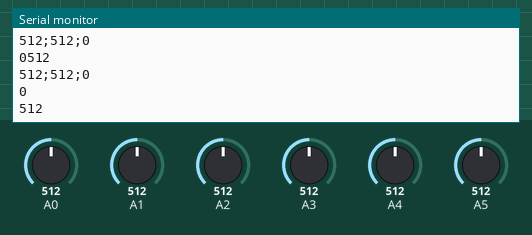
Recording of a sketch running on a simulated Arduino Uno, built with avr-gcc and run on an emulated ATmega328P. On the bench: the last lines printed to the serial monitor. The inputs (shaded band) are chosen by the test bench; at power-on: A0 = 512, A1 = 512, A2 = 512, A3 = 512, A4 = 512, A5 = 512.

Above: at 1.2 s.
1.3 s: A0 set to 61
At 2.4 s:
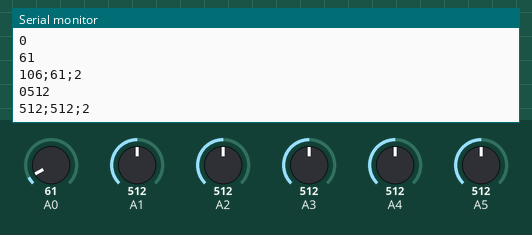
2.8 s: A0 set to 49
At 3.6 s:
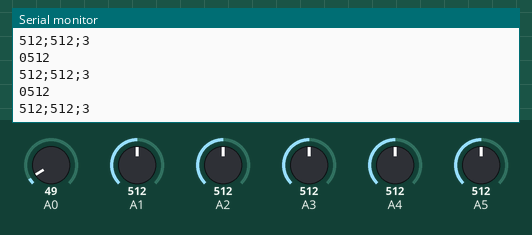
Timing chart, 0 to 5.8 s (numbered marks = the images above; inputs shaded):
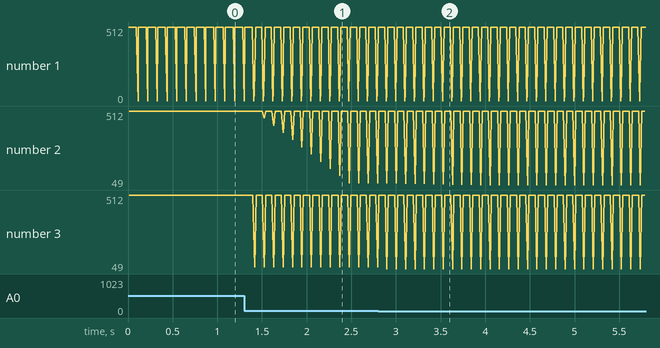

Measured:
- after the input at 1.3 s, the serial monitor: prints a new line after 0.11 s (image 1)
- after the input at 2.8 s, the serial monitor: prints a new line after 0.09 s (image 2)
- plotted number 1: 512 → 61 after the input at 1.3 s
- plotted number 2: 512 → 61 after the input at 1.3 s
- plotted number 3: 512 → 61 after the input at 1.3 s

The sketch:

pianostairs.ino
```cpp
void setup() {
  Serial.begin(9600);
  digitalWrite(9,HIGH);
  calibrate();
}

float analogPins[] = {0, 1, 2, 3, 4, 5};
int numAnalogPins = 6;
int thresholds[6];
float percentThresh = 1.03;
int absoluteThresh = 20;

int sensorHistory[6][10];
int bufferIndex = 0;

void calibrate() {
  int maxSteps = 10;
  for (int curStep = 0; curStep < maxSteps; curStep++) {
    for (int pin = 0; pin < numAnalogPins; pin++) {
       thresholds[pin] += analogRead(analogPins[pin]);
    }
  }
  for (int pin = 0; pin < numAnalogPins; pin++) {
    thresholds[pin] = thresholds[pin] / maxSteps;
  }

  for (int i = 0; i < 6; i++) {
    for (int j = 0; j < 10; j++) {
       sensorHistory[i][j] = thresholds[i];
    }
  }

}

void loop() {

  for (int i = 0; i < numAnalogPins; i++) {
    int val = analogRead(analogPins[i]);
    Serial.println(val);
    int oldAvg = 0;
    for (int j = 0; j < 10; j++) {
      oldAvg += sensorHistory[i][j];
    }
    oldAvg = oldAvg / 10;
    Serial.print(oldAvg);
   Serial.print(";");
    Serial.print(val);
    Serial.print(";");
    Serial.print(bufferIndex);
    Serial.println();
    if (val > oldAvg + absoluteThresh) {
       Serial.print(1);
    }
    else {
      Serial.print(0);
    }
    sensorHistory[i][bufferIndex] = val;
    //if (val > thresholds[i] * percentThresh) {
//    if (val > thresholds[i] + absoluteThresh) {
//      Serial.print(1);
//    }
//
//    else {
//      Serial.print(0);
//    }
   }
  bufferIndex = (bufferIndex + 1) % 10;
  Serial.println();
  delay(40);
}
```
